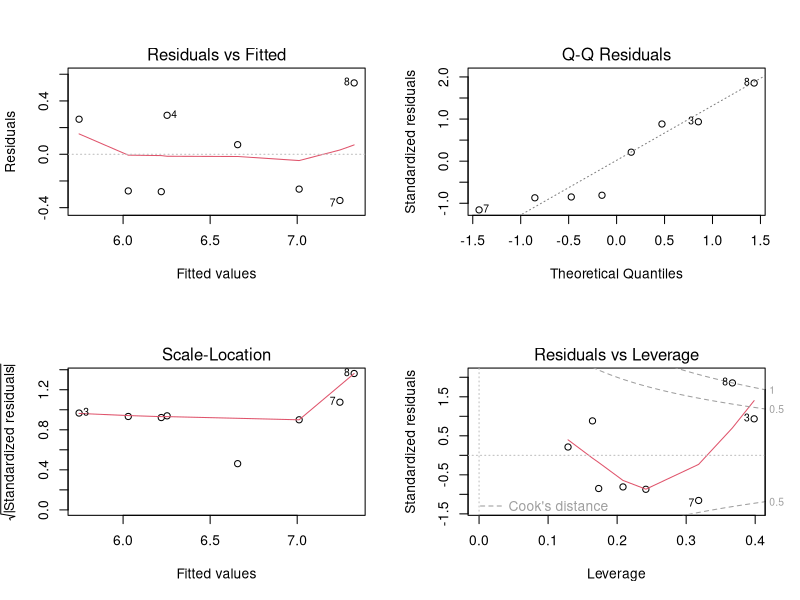

R code for this plot:
## ---- chunk 1
knitr::opts_chunk$set(echo = TRUE)
## ---- chunk 2
##data
x = c(110.5, 105.4, 118.1, 104.5, 93.6, 84.1, 77.8, 75.6)
y = c(5.755, 5.939, 6.010, 6.545, 6.730, 6.750, 6.899, 7.862)
## ---- chunk 3
get_coeff <- lm(y~x)
get_coeff
## ---- chunk 4
summary(get_coeff)
## ---- chunk 5
anova(get_coeff)
## ---- chunk 6
qt(0.05/2, 6,lower.tail = FALSE)
## ---- chunk 7
summary(get_coeff)$coefficients
## ---- chunk 8
confint(get_coeff, level = 0.95)

## ---- chunk 9
par(mfrow = c(2, 2))
plot(get_coeff)
## ---- chunk 10

predict(get_coeff, newdata = data.frame(x = 100), interval = "confidence")
## ---- chunk 11
predict(get_coeff, newdata = data.frame(x = 100), interval = "prediction")
## ---- chunk 12
summary(get_coeff)$r.squared
